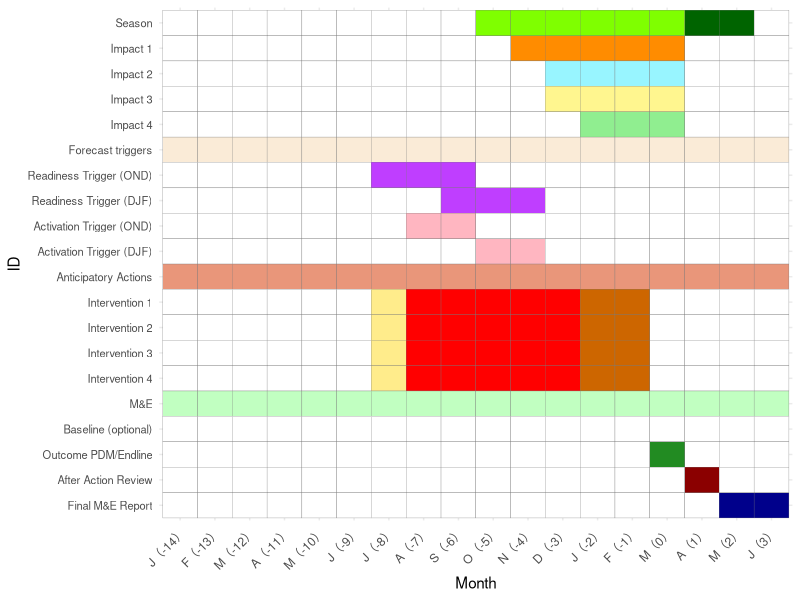
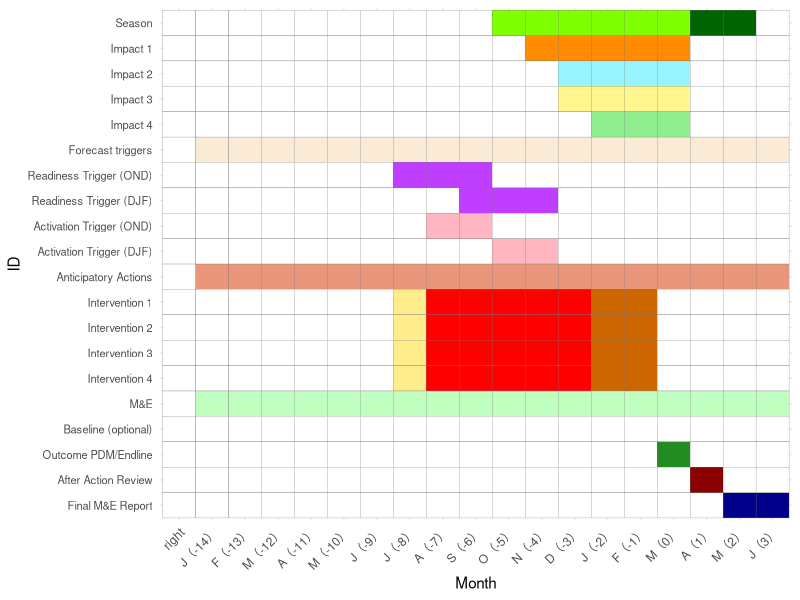

R code for these plots, in order:
# NEED TO DOWNLOAD 2 EXCEL FILES: all.xlsx and left.xlsx
#install.packages(c("readxl", "ggplot2", "tidyverse"))
library(readxl)
library(ggplot2)
library(tidyverse)

# Reading the Excel file
data <- read_excel("all.xlsx") 

# Reshaping the data from wide to long format
data_long <- data %>% pivot_longer(cols = -ID, names_to = "Month", values_to = "Value")

# Creating a color vector to represent the values 0-17
colors <- c("white", "chartreuse", "chartreuse", "darkgreen", "darkorange", "cadetblue1", "khaki1",
            "lightgreen", "darkorchid1", "lightpink", "lightgoldenrod1", "red", "darkorange3", "forestgreen",
            "darkred", "antiquewhite", "darksalmon", "darkseagreen1","blue4") # Change colors as per need

# Convert 'Value' to a factor
data_long <- data_long %>% 
  mutate(Value = as.factor(Value))

# Set the order of the y-axis categories
y_order <- c("Season", "Impact 1", "Impact 2", "Impact 3", "Impact 4", "Forecast triggers", 
             "Readiness Trigger (OND)", "Readiness Trigger (DJF)", "Activation Trigger (OND)", 
             "Activation Trigger (DJF)", "Anticipatory Actions", "Intervention 1", "Intervention 2", 
             "Intervention 3", "Intervention 4", "M&E", "Baseline (optional)", "Outcome PDM/Endline", 
             "After Action Review", "Final M&E Report")
data_long$ID <- factor(data_long$ID, levels = rev(y_order))

# Create the Gantt chart
plot <- ggplot(data_long, aes(x = Month, y = ID, fill = Value)) +
  geom_tile(color = "gray48") +
  scale_fill_manual(values = colors) +
  theme_minimal() +
  scale_x_discrete(limits = unique(data_long$Month[order(data_long$ID)]), position = "bottom") + # Position the x-axis labels at the bottom
  scale_y_discrete(limits = rev(y_order)) +
  theme(axis.text.x = element_text(angle = 45, hjust = 1), # Adjust angle and hjust for better visibility
        axis.ticks.x = element_blank(),
        axis.text.y = element_text(size = 8),
        legend.position = "none")

print(plot)


# Read the new Excel file
data_left <- read_excel("left.xlsx")

# Create a new dataframe matching the shape of data_long
data_left_long <- data.frame(
  ID = data_left$ID,
  Month = rep("right", length(data_left$ID)),
  Value = factor(rep(0, length(data_left$ID))) # Assuming a value of 0 for these cells
)

# Swap the order of the plots by changing the 'Month' values in the dataframes
# For the original plot, change "right" to "left"
data_long$Month <- ifelse(data_long$Month == "right", "left", data_long$Month)

# For the left plot, change "left" to "right"
data_left_long$Month <- ifelse(data_left_long$Month == "left", "right", data_left_long$Month)

# Combine the original data with the new data
data_combined <- rbind(data_left_long, data_long)

# Create the combined Gantt chart
plot_combined <- ggplot(data_combined, aes(x = Month, y = ID, fill = Value)) +
  geom_tile(color = "gray48") +
  scale_fill_manual(values = colors) +
  theme_minimal() +
  scale_x_discrete(limits = unique(data_combined$Month[order(data_combined$ID)]), position = "bottom") + # Position the x-axis labels at the bottom
  scale_y_discrete(limits = rev(y_order)) +
  theme(axis.text.x = element_text(angle = 45, hjust = 1), # Adjust angle and hjust for better visibility
        axis.ticks.x = element_blank(),
        axis.text.y = element_text(size = 8),
        legend.position = "none")

# Display the combined Gantt chart inside RStudio
print(plot_combined)